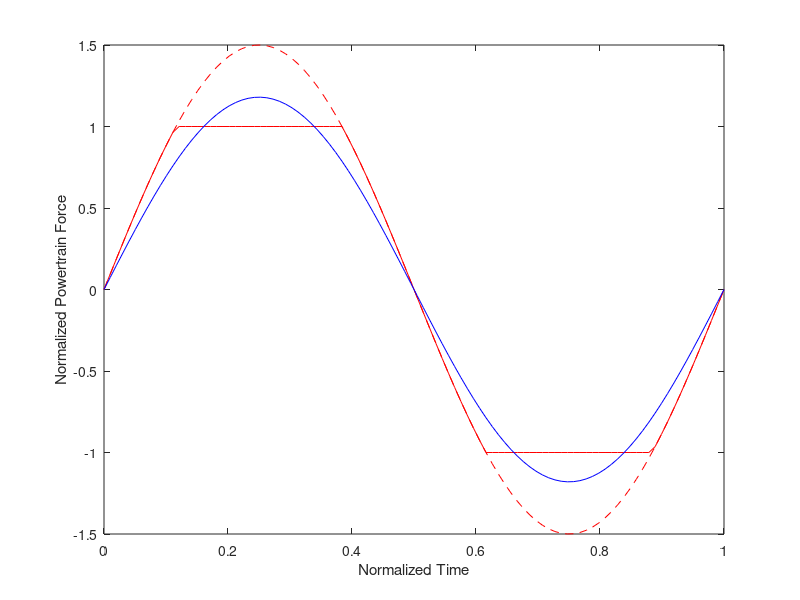

The MATLAB script that drew this image: (Note: this script raises an error after producing the figure.)
function [] = sin_desc_fcn_demo()

%% force saturation
x = linspace(0,1,100);
y = 1.5*sin(x*2*pi);
idx_sat = abs(y)>1;
ysat = y;
ysat(idx_sat) = 1*sign(y(idx_sat));

yfund = 1.18*sin(x*2*pi);

figure
h = plot(x,y,'r--');
hold on
plot(x,ysat,'r',x,yfund,'b')
xlabel('Normalized Time')
ylabel('Normalized Powertrain Force')
improvePlot
set(h,'HandleVisibility','off')

legend('Saturated Signal','Fundamental Amplitude','Interpreter','latex')

% see what happens when added to phase shifted signal
shift_on = false;
if shift_on
    shift = 33;
    y_shift = .5/1.5 * [y(shift:end) y(1:(shift-1))];
    plot(x,y_shift,x,ysat+y_shift,x,yfund+y_shift)
end

% alpha plot

figure
r = linspace(1,8,50); % r = Fp / Fmax
alpha = 2/pi * ( r.*asin(1./r) + sqrt(1 - 1./r.^2) );
plot(r,alpha)
hold on
plot(r,4/pi*ones(size(r)),'k--')
text(1.25,1.26,'4/\pi','FontSize',18)
xlim([1 8])
xticks(1:8)
yticks(1:.1:1.3)
xlabel('Force Ratio F_p/F_{max}')
ylabel('Fundamental Ratio \alpha')
improvePlot

%% drag
drag_DF = 8/(3*pi)*sin(x*2*pi);
drag_actual = sin(x*2*pi) .* abs(sin(x*2*pi));

figure
plot(x,drag_actual,'r',x,drag_DF,'b')
xlabel('Normalized Time')
ylabel('Normalized Drag Force')
legend('Squared Signal $\sin(\omega t)|\sin(\omega t)|$',...
    'Fundamental Amplitude $\frac{8}{3\pi}\sin(\omega t)$','Interpreter','latex')
improvePlot

end